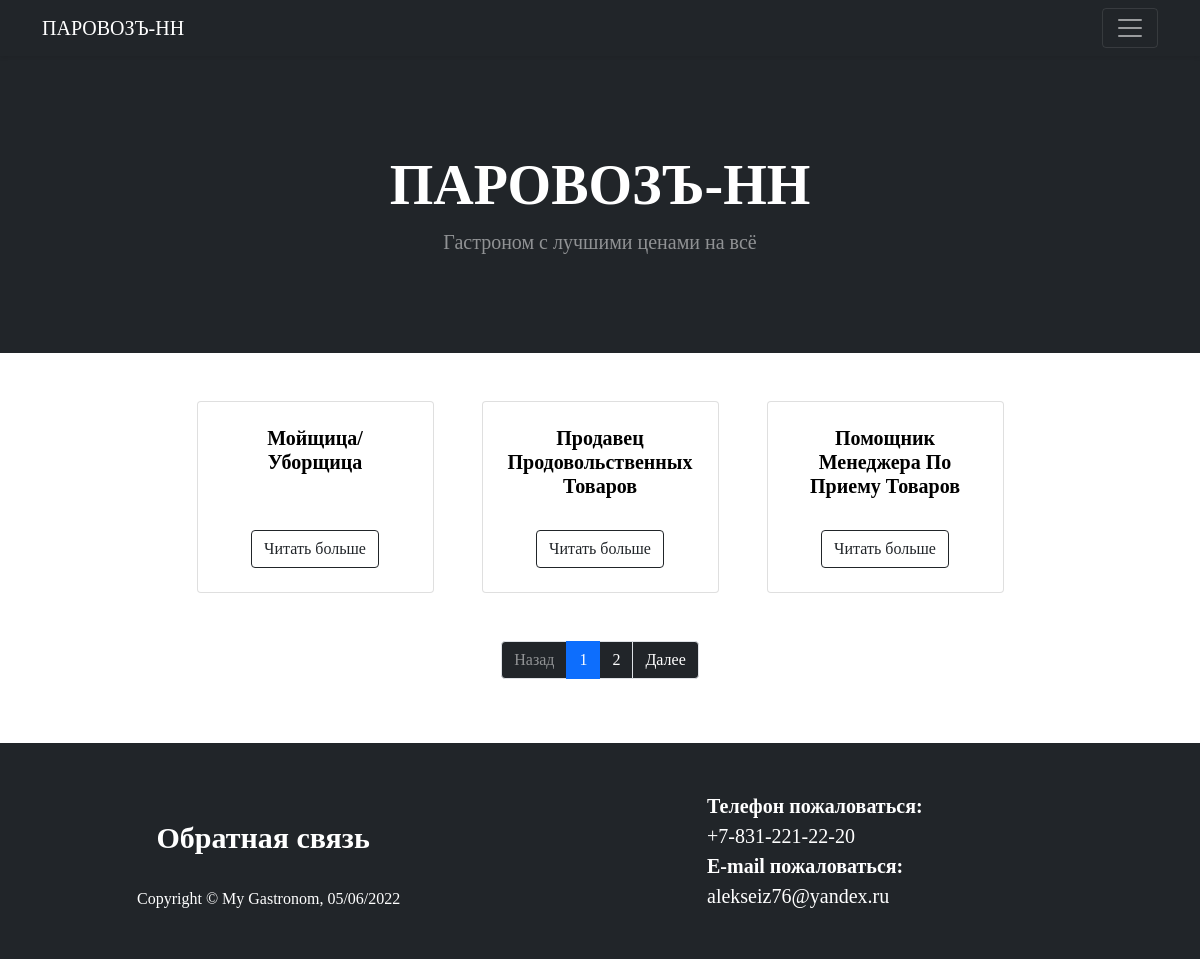
/vacancies, run on the app's committed database.
### gastronom/models.py (models this page shows, shortened)
class Vacancies(models.Model):
    objects = models.Manager()
    name = models.CharField('Название', max_length=40, db_index=True)
    description = models.TextField('Описание', db_index=True)
    conditions = models.ManyToManyField(VacancyConditions, verbose_name='Условия')
    requirements = models.ManyToManyField(VacancyRequirements, verbose_name='Требования')
    slug = models.SlugField('URL вакансии', max_length=50, unique=True, db_index=True)
    class Meta:
        verbose_name = 'Вакансия'
        verbose_name_plural = "Вакансии"

### gastronom/views.py (the view)
# urls.py: path('vacancies', views.VacanciesIndex.as_view(), name='vacancies'),
class VacanciesIndex(ContextMixin, UserData, ListView):
    model = Vacancies
    template_name = 'gastronom/vacancies.html'
    context_object_name = 'vacancies'
    paginate_by = 3
    allow_empty = True
    def get_context_data(self, **kwargs):
        context = super().get_context_data()
        logger.info(f'Getting vacancies page ', extra=self.get_user_data())
        user_context = self.get_user_context(title='Вакансии')
        context.update(user_context)
        return context

### gastronom/utils.py (called while the page is built)
    def get_user_context(self, **kwargs):
        context = kwargs
        cats = cache.get('categories')
        if not cats:
            cats = Category.objects.all()
            cache.set('categories', cats, 60)
        context['categories'] = cats
        return context

    def get_user_data(self):
        extra_user = {
            'username': self.request.user,
            'userip': self.request.META['REMOTE_ADDR'],
            'path': self.request.path
        }
        return extra_user

### gastronom/templates/gastronom/vacancies.html (shortened to what this page needs)
{% extends 'gastronom/base.html' %}
{% block content %}
<div class="container">
    <div class="row gx-4 gx-lg-5 row-cols-2 row-cols-md-3 row-cols-xl-4 justify-content-center">
        {% for v in vacancies %}
        <div class="card-group">
            <div class="card">
                <div class="card-body flex-fill p-4">
                    <div class="text-center">
                        <a style="text-decoration: none; color: black"
                           href="{% url 'gastronom:show_vacancy' v.slug %}">
                            <h5 class="fw-bolder">{{v.name|title }}</h5></a>
                    </div>
                </div>
                <div class="card-footer p-4 pt-0 border-top-0 bg-transparent">
                    <div class="text-center">
                        <a class="btn btn-outline-dark mt-auto"
                           href="{% url 'gastronom:show_vacancy' v.slug %}">Читать больше</a>
                    </div>
                </div>
            </div>
        </div>
        {% empty %}
        <h1>Ни одной вакансии не найдено</h1>
        {% endfor %}
    </div>
</div>
{% if page_obj.has_other_pages %}
<nav class='mt-5' aria-label="Page navigation example">
    <ul class="pagination justify-content-center">
        {% if page_obj.has_previous %}
        <li class="page-item">
            <a class="page-link bg-dark text-white" href="?page={{page_obj.previous_page_number}}">Назад</a>
        </li>
        {% else %}
        <li class="page-item disabled">
            <span class="page-link bg-dark text-white-50">Назад</span>
        </li>
        {% endif %}
        {% for page in paginator.page_range %}
        {% if page_obj.number == page %}
        <li class="page-item active">
            <a class="page-link" href="?page={{page}}">{{page}}</a>
        </li>
        {% elif page >= page_obj.number|add:-2 and page <= page_obj.number|add:2 %}
        <li class="page-item"><a class="page-link bg-dark text-white" href="?page={{page}}">{{page}}</a></li>
        {% endif %}
        {% endfor %}
        {% if page_obj.has_next %}
        <li class="page-item">
            <a class="page-link bg-dark text-white" href="?page={{page_obj.next_page_number}}">Далее</a>
        </li>
        {% else %}
        <li class="page-item disabled">
            <span class="page-link bg-dark text-white-50">Далее</span>
        </li>
        {% endif %}
    </ul>
</nav>
{% endif%}
{% endblock content %}

### gastronom/static/gastronom/css/style.css (style rules this page uses)
body { font-family: 'Old-Town-Normal'; }

### data on the page
Vacancies: name "Мойщица/Уборщица"
Vacancies: name "Продавец Продовольственных Товаров"
Vacancies: name "Помощник Менеджера По Приему Товаров"

### other printed values
{{ page }} "1"
{{ page }} "2"
